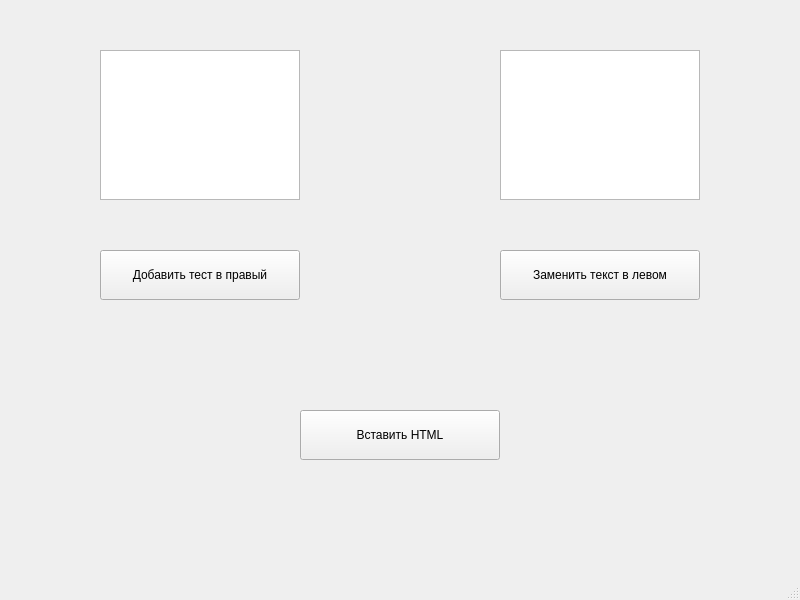
<?xml version="1.0" encoding="UTF-8"?>
<ui version="4.0">
 <class>MainWindow</class>
 <widget class="QMainWindow" name="MainWindow">
  <property name="geometry">
   <rect>
    <x>0</x>
    <y>0</y>
    <width>800</width>
    <height>600</height>
   </rect>
  </property>
  <property name="windowTitle">
   <string>MainWindow</string>
  </property>
  <widget class="QWidget" name="centralwidget">
   <widget class="QPlainTextEdit" name="FirstTextEdit">
    <property name="geometry">
     <rect>
      <x>100</x>
      <y>50</y>
      <width>200</width>
      <height>150</height>
     </rect>
    </property>
   </widget>
   <widget class="QPlainTextEdit" name="SecondTextEdit">
    <property name="geometry">
     <rect>
      <x>500</x>
      <y>50</y>
      <width>200</width>
      <height>150</height>
     </rect>
    </property>
   </widget>
   <widget class="QPushButton" name="AddTextButton">
    <property name="geometry">
     <rect>
      <x>100</x>
      <y>250</y>
      <width>200</width>
      <height>50</height>
     </rect>
    </property>
    <property name="text">
     <string>Добавить тест в правый</string>
    </property>
   </widget>
   <widget class="QPushButton" name="SwapButton">
    <property name="geometry">
     <rect>
      <x>500</x>
      <y>250</y>
      <width>200</width>
      <height>50</height>
     </rect>
    </property>
    <property name="text">
     <string>Заменить текст в левом</string>
    </property>
   </widget>
   <widget class="QPushButton" name="AddHTMLButton">
    <property name="geometry">
     <rect>
      <x>300</x>
      <y>410</y>
      <width>200</width>
      <height>50</height>
     </rect>
    </property>
    <property name="text">
     <string>Вставить HTML</string>
    </property>
   </widget>
  </widget>
  <widget class="QMenuBar" name="menubar">
   <property name="geometry">
    <rect>
     <x>0</x>
     <y>0</y>
     <width>800</width>
     <height>21</height>
    </rect>
   </property>
  </widget>
  <widget class="QStatusBar" name="statusbar"/>
 </widget>
 <resources/>
 <connections/>
</ui>
